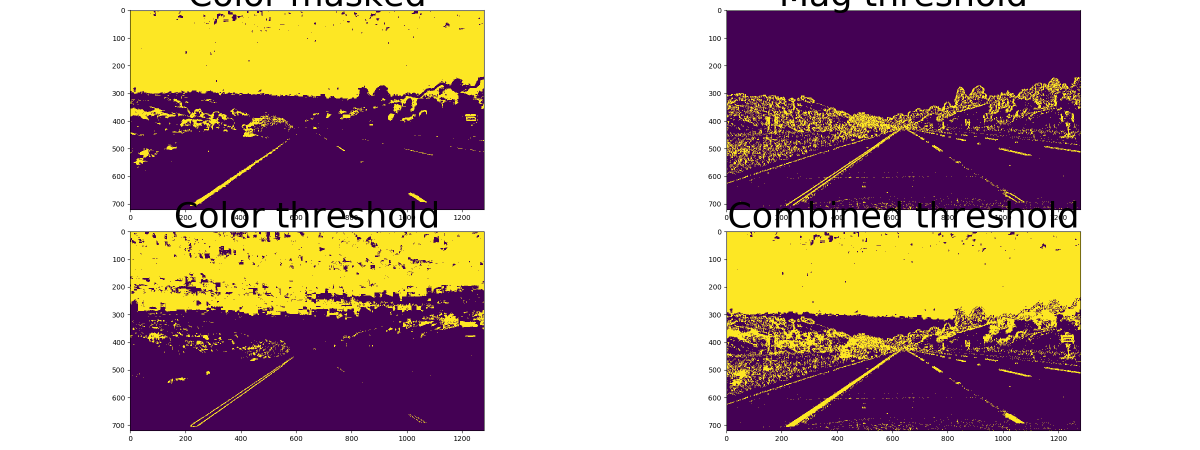
#> input picture output_images/thresholded_output1.png, 2400 x 900 px (shown at 1/2 size)
$ python -i lane_detect.py   (imports and definitions only)   (older library calls are emulated)
#> lines starting #> are read from the running program, lines starting #| are printed output that depends on the picture; after the words box and inside, x2 and y2 are one past the last pixel; in counts of white or black regions, pixels touching at a corner belong together
#> further down, picture is the input picture: shape (900, 2400, 3); mean B, G, R 153.5, 160.7, 187.3
import numpy as np
import cv2
import glob
import matplotlib.pyplot as plt
from moviepy.editor import VideoFileClip

class Line():
    def __init__(self):
        # was the line detected in the last iteration?
        self.detected = False
        #polynomial coefficients averaged over the last n iterations
        self.best_fit = None
        #polynomial coefficients for the most recent fit
        self.current_fit = [np.array([False])]
        #radius of curvature of the line in some units
        self.radius_of_curvature = None
        #difference in fit coefficients between last and new fits
        self.diffs = np.array([0,0,0], dtype='float')
        #x values for detected line pixels
        self.allx = None
        #y values for detected line pixels
        self.ally = None

left_line = Line()
right_line = Line()

def draw_line(img):
	cv2.line(img, (760,470),(1180,720), [255,0,0],4)
	cv2.line(img, (550,470),(180,720), [255,0,0],4)

def draw_poly(img):
	points = np.array([[730, 470],[1150, 720],[180,720],[550,470]])
	cv2.polylines(img, np.int32([points]), 1, [255,0,0])

# [22 lines left out: function region_of_interest, not called in this run]

def undistort_image(img, mtx, dist):
	dst_img = cv2.undistort(img, mtx, dist, None, mtx)
	return dst_img

def calibrate_camera():
	objp = np.zeros((6*9,3), np.float32)
	objp[:,:2] = np.mgrid[0:9, 0:6].T.reshape(-1, 2)

	objpoints = [] #3d points in real world space
	imgpoints = [] #2d points in image plane

	#Make a list of calibration images
	images = glob.glob('camera_cal/calibration*.jpg')

	#Step through the list and search for chessboard corners
	for i, fname in enumerate(images):
		img = cv2.imread(fname)
		gray = cv2.cvtColor(img, cv2.COLOR_BGR2GRAY)

		#Find the chessboard corners
		ret, corners = cv2.findChessboardCorners(gray, (9,6), None)

		if ret == True:
			objpoints.append(objp)
			imgpoints.append(corners)

			if i == 0:
				cv2.imwrite('output_images/no_corners.jpg', img)
				cv2.drawChessboardCorners(img, (9,6), corners, ret)
				cv2.imwrite('output_images/corners_found.jpg', img)

	test_img = cv2.imread('camera_cal/calibration1.jpg')
	imgsize = (test_img.shape[1], test_img.shape[0])

	#Do camera calibration given object points and image points
	ret, mtx, dist, rvecs, tvecs = cv2.calibrateCamera(objpoints, imgpoints, imgsize, None, None)

	dst = cv2.undistort(test_img, mtx, dist, None, mtx)
	cv2.imwrite('output_images/undistort_output.jpg', dst)

	f, (ax1, ax2) = plt.subplots(1, 2, figsize=(24, 9))
	f.tight_layout()
	ax1.imshow(test_img)
	ax1.set_title('Original Image', fontsize=50)
	ax2.imshow(dst)
	ax2.set_title('Undistorted Image', fontsize=50)
	f.savefig('output_images/undistort_image.png')

	return mtx, dist

def apply_color_mask(img):
	img_gray = cv2.cvtColor(img, cv2.COLOR_BGR2GRAY)
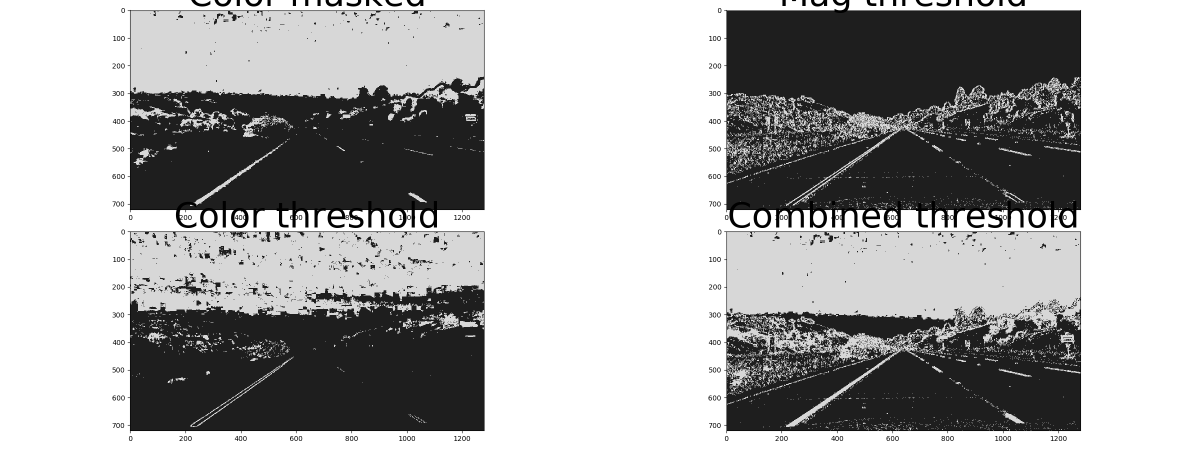
#> img_gray: shape (900, 2400) (shown at 1/2 size); min 0, max 255, mean 167.6
	# Convert BGR to HSV
	img_hsv = cv2.cvtColor(img, cv2.COLOR_BGR2HSV)
#> img_hsv: shape (900, 2400, 3); mean H, S, V 53.5, 124.7, 192.7
	# Extract yellow color lanes
	threshold_min = np.array([20, 80, 80], np.uint8)
	threshold_max = np.array([105, 255, 255], np.uint8)
	img_threshold = cv2.inRange(img_hsv, threshold_min, threshold_max);
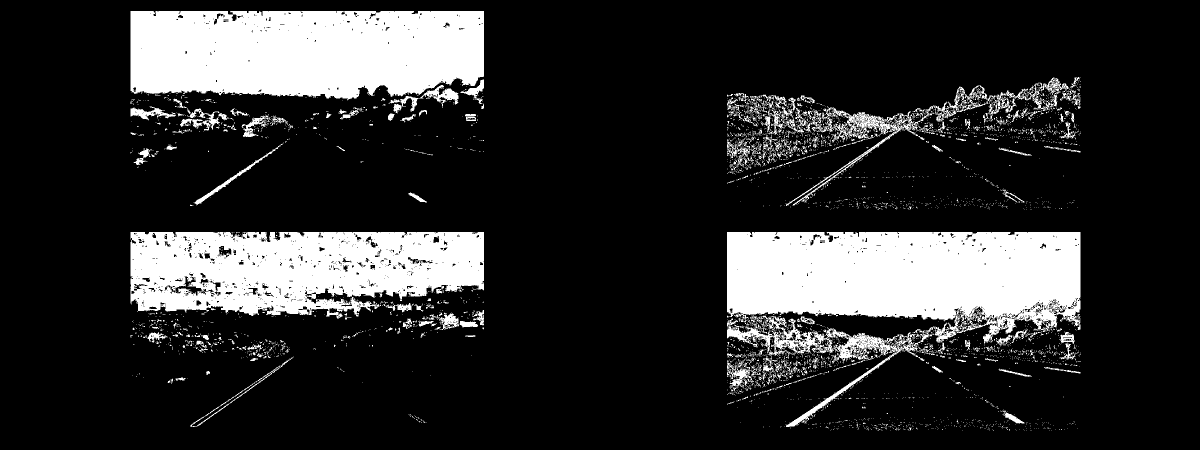
#> img_threshold: shape (900, 2400) (shown at 1/2 size); 18.1% white; 4021 white regions (3721 under 20 px), largest, box (x1, y1, x2, y2) and area: (1454, 464, 2161, 854) 132525, (261, 22, 968, 201) 113281, (261, 464, 968, 637) 93924
	# Convert image to binary to highlight white lanes and avoid gray patches on road
	th, out_img = cv2.threshold(img_gray, 200, 255, cv2.THRESH_BINARY_INV);
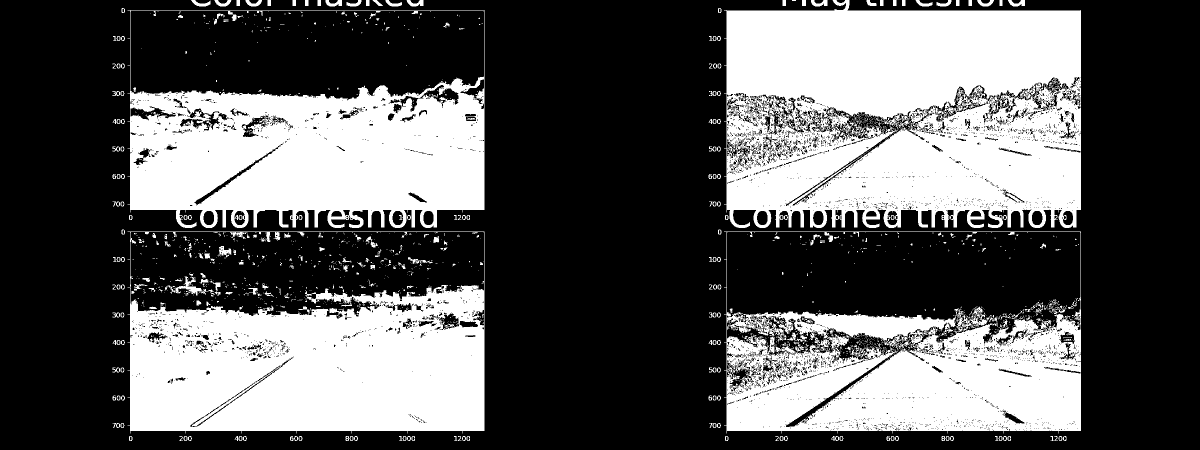
#> out_img: shape (900, 2400) (shown at 1/2 size); 35.5% white; 1757 white regions (1459 under 20 px), largest, box (x1, y1, x2, y2) and area: (1448, 0, 2162, 456) 268026, (255, 463, 969, 867) 175844, (255, 20, 969, 456) 164994
	out_img = cv2.bitwise_not(out_img)
	# Merge yellow extracted and binary image
	out_img = cv2.bitwise_or(out_img, img_threshold)
#> out_img: shape (900, 2400); 64.5% white; 1757 black regions (1459 under 20 px), largest, box (x1, y1, x2, y2) and area: (1448, 0, 2162, 456) 268015, (255, 463, 969, 867) 175842, (255, 20, 969, 456) 164985
	return out_img

# [372 lines left out: functions apply_mag_threshold, apply_color_threshold, combined_thresholds, warp_image, detect_lanes, detect_next_lane and 5 more, not called in this run]

#Compute the camera calibration matrix and distortion coefficients given a set of chessboard images.
# [1 line that did not run here, left out]

straight_images = glob.glob('test_images/straight_lines*.jpg')
# [1 line not run here, left out]
test_images = glob.glob('test_images/test*.jpg')
# [9 lines not run here, left out]

challenge_output = 'project_output.mp4'
# [1 line that did not run here, left out]
# [1 line that did not run here, left out]
# [1 line not run here, left out]

>>> import cv2
>>> picture = cv2.imread('output_images/thresholded_output1.png')
>>> result = apply_color_mask(picture)

$ run again, on output_images/thresholded_output7.png
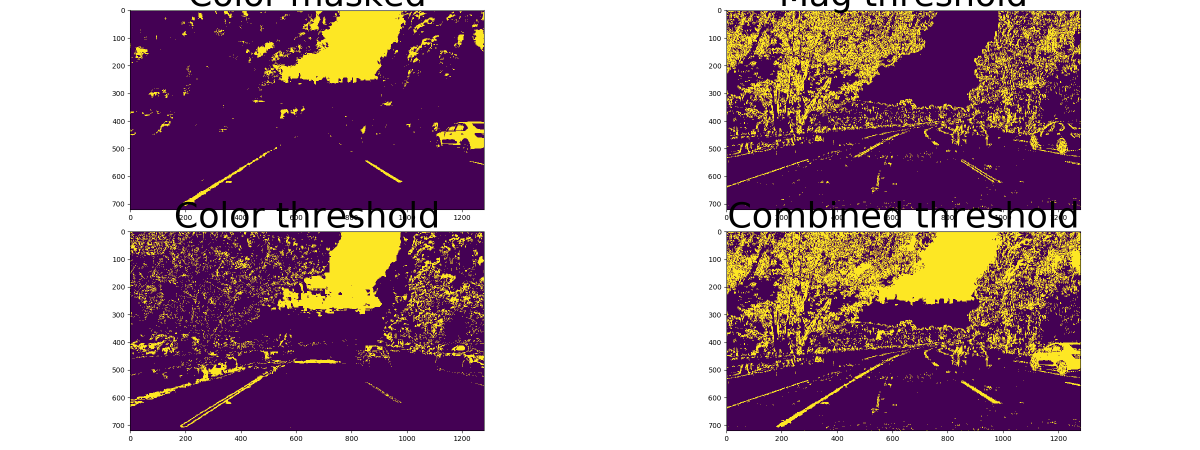
#> input picture output_images/thresholded_output7.png, 2400 x 900 px (shown at 1/2 size)
#> picture is the input picture: shape (900, 2400, 3); mean B, G, R 157, 143.7, 173.6
#> img_hsv: shape (900, 2400, 3); mean H, S, V 62.2, 127.2, 180.2
#> in apply_color_mask, `img_threshold = cv2.inRange(img_hsv, threshold_min, threshold_max);`:
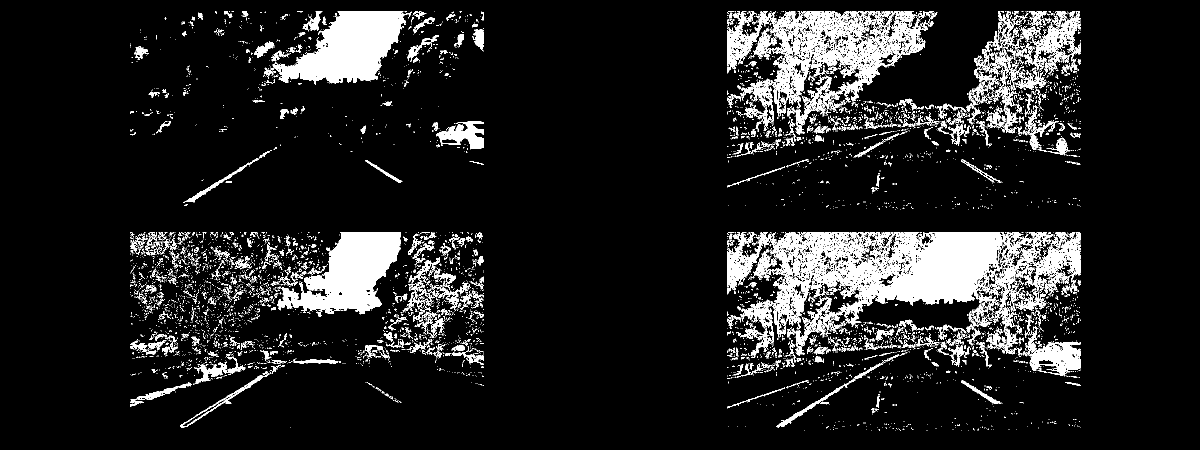
#> img_threshold: shape (900, 2400) (shown at 1/2 size); 10.7% white; 7356 white regions (6686 under 20 px), largest, box (x1, y1, x2, y2) and area: (1454, 464, 2107, 708) 58472, (1454, 22, 1851, 253) 28839, (529, 22, 818, 170) 21998
#> in apply_color_mask, `th, out_img = cv2.threshold(img_gray, 200, 255, cv2.THRESH_BINARY_INV);`:
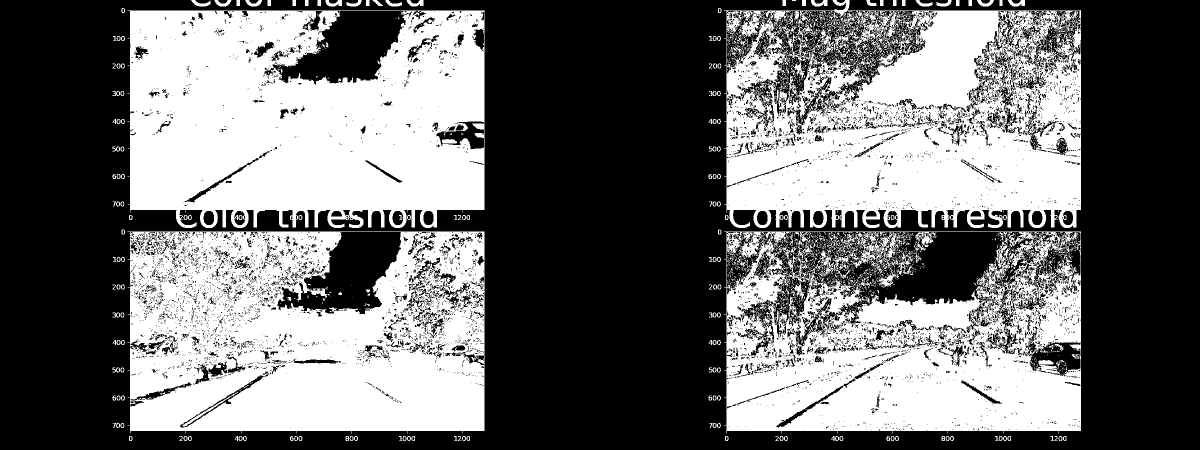
#> out_img: shape (900, 2400) (shown at 1/2 size); 42.9% white; 3238 white regions (2970 under 20 px), largest, box (x1, y1, x2, y2) and area: (255, 20, 969, 456) 255743, (255, 463, 969, 867) 232437, (1448, 0, 2162, 456) 227123
